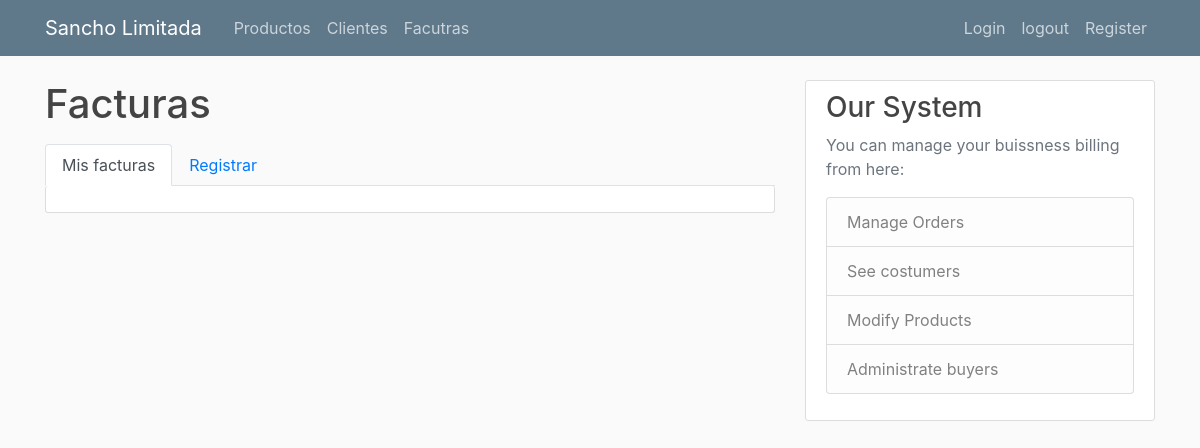
/facturas (signed in), run on an earlier commit of the app's database.
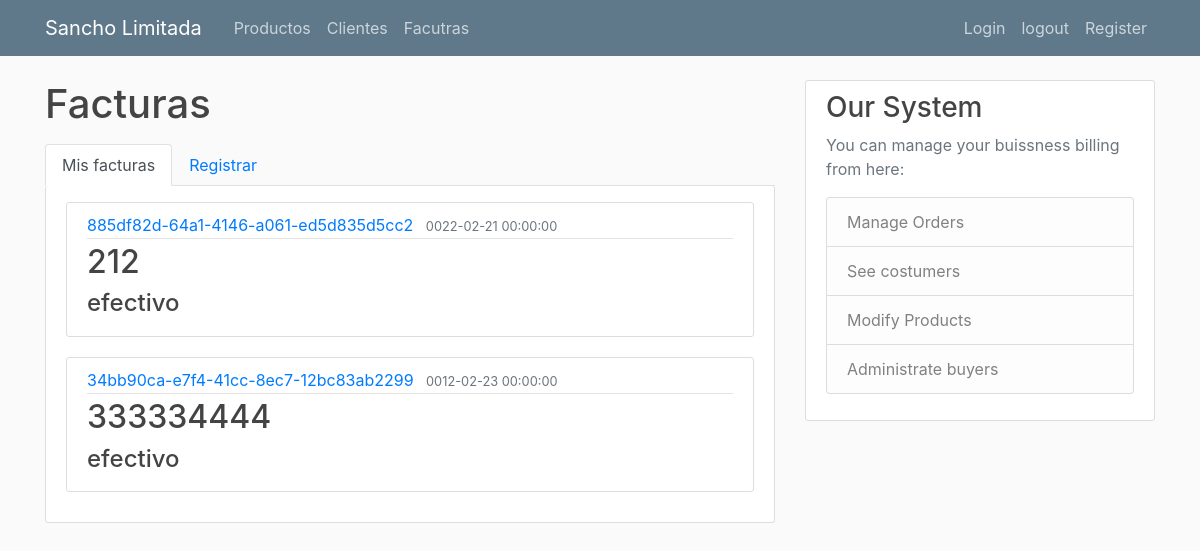
And on a later commit of the database.
### SanchoApp/Facturas/model.py (models this page shows, shortened)
class Factura(db.Model):
    __tablename__="facturas"
    cliente_id = db.Column(db.Integer, db.ForeignKey('clientes.id'), nullable=False)
    relacion_cliente = relationship("Cliente", back_populates="relacion_facturas")
    relacion_productos = relationship("Producto",
                             secondary=relacion_productos_facturas,
                             back_populates="relacion_facturas")
    id = db.Column(db.Integer, primary_key=True)
    codigo = db.Column(db.String(100), nullable=False, unique=True)
    fecha = db.Column(db.DateTime, nullable=False, default=datetime.utcnow)
    valor_total = db.Column(db.String(10), nullable=False)
    metodo_pago = db.Column(db.String(100), nullable=False, default="efectivo")

### SanchoApp/Facturas/controller.py (the view)
    @app.route("/facturas")
    @login_required
    def facturas():
        facturas_records = Factura.query.order_by(
            Factura.valor_total).limit(10).all()
        return render_template('Facturas/facturas.html', title='Facturas', lista_de_facturas=facturas_records)

### SanchoApp/templates/Facturas/facturas.html
{% extends "layout.html" %}
{% block content %}
<h1 class="mb-3">Facturas</h1>
<ul class="nav nav-tabs">
    <li class="nav-item">
        <a class="nav-link active" href="{{url_for('facturas')}}">Mis facturas</a>
    </li>
    <li class="nav-item">
        <a class="nav-link" href="{{url_for('registrar_facturas')}}">Registrar</a>
    </li>
</ul>
<div class="content-section border-top-0 pt-3">
    {% for factura in lista_de_facturas %}
        <article class="media content-section ">
            <div class="media-body">
                <div class="article-metadata">
                    <a class="mr-2" href="facturas/editar/{{factura.id}}"> {{ factura.codigo }}</a>
                    <small class="text-muted">{{ factura.fecha }}</small>
                </div>
                <h2> {{ factura.valor_total }}</h2>
                <h4 class="article-title" >{{ factura.metodo_pago }}</h2>
            </div>
        </article>
    {% endfor %}
</div>
{% endblock content %}

### SanchoApp/templates/layout.html (shortened to what this page needs)
<!DOCTYPE html>
<html>
<head>
  <link rel="stylesheet" href="https://maxcdn.bootstrapcdn.com/bootstrap/4.0.0/css/bootstrap.min.css"
>
  <link rel="stylesheet" type="text/css" href="{{ url_for('static', filename='main.css') }}">
</head>
<body>
  <header class="site-header">
    <nav class="navbar navbar-expand-md navbar-dark bg-steel fixed-top">
      <div class="container">
        <a class="navbar-brand mr-4" href="/">Sancho Limitada</a>
        <div class="collapse navbar-collapse" id="navbarToggle">
          <div class="navbar-nav mr-auto">
            <a class="nav-item nav-link" href="{{ url_for('productos') }}">Productos</a>
            <a class="nav-item nav-link" href="{{ url_for('clientes') }}">Clientes</a>
            <a class="nav-item nav-link" href="{{ url_for('facturas') }}">Facutras</a>
          </div>
          <div class="navbar-nav">
            <a class="nav-item nav-link" href="{{ url_for('login') }}">Login</a>
            <a class="nav-item nav-link" href="{{ url_for('logout') }}">logout</a>
            <a class="nav-item nav-link" href="{{ url_for('register') }}">Register</a>
          </div>
        </div>
      </div>
    </nav>
  </header>
  <main role="main" class="container">
    <div class="row">
      <div class="col-md-8">
        {% block content %}
        {% endblock %}
      </div>
      <div class="col-md-4">
        <div class="content-section">
          <h3>Our System</h3>
          <p class='text-muted'>You can manage your buissness billing from here:
          <ul class="list-group">
            <li class="list-group-item list-group-item-light">Manage Orders</li>
            <li class="list-group-item list-group-item-light">See costumers</li>
            <li class="list-group-item list-group-item-light">Modify Products</li>
            <li class="list-group-item list-group-item-light">Administrate buyers</li>
          </ul>
          </p>
        </div>
      </div>
    </div>
  </main>
</body>
</html>

### SanchoApp/static/main.css (style rules this page uses)
body { background: #fafafa; color: #333333; margin-top: 5rem; }
h1, h2, h3, h4, h5, h6 { color: #444444; }
.bg-steel { background-color: #5f788a; }
.site-header .navbar-nav .nav-link { color: #cbd5db; }
.content-section { background: #ffffff; padding: 10px 20px; border: 1px solid #dddddd; border-radius: 3px; margin-bottom: 20px; }
.article-title { color: #444444; }
.article-metadata { padding-bottom: 1px; margin-bottom: 4px; border-bottom: 1px solid #e3e3e3 }

What changed in the data, as far as the page shows it:
added Factura: codigo "885df82d-64a1-4146-a061-ed5d835d5cc2", fecha "0022-02-21 00:00:00", valor_total "212", metodo_pago "efectivo"
added Factura: codigo "34bb90ca-e7f4-41cc-8ec7-12bc83ab2299", fecha "0012-02-23 00:00:00", valor_total "333334444", metodo_pago "efectivo"
